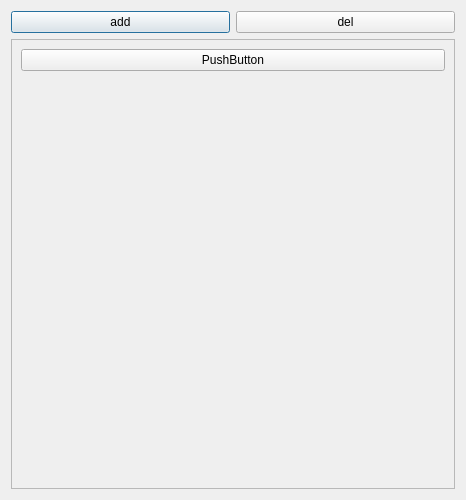
<?xml version="1.0" encoding="UTF-8"?>
<ui version="4.0">
 <class>exportGiDialog</class>
 <widget class="QDialog" name="exportGiDialog">
  <property name="geometry">
   <rect>
    <x>0</x>
    <y>0</y>
    <width>466</width>
    <height>500</height>
   </rect>
  </property>
  <property name="windowTitle">
   <string>Export GI</string>
  </property>
  <layout class="QGridLayout" name="gridLayout">
   <item row="0" column="0">
    <widget class="QPushButton" name="addBtn">
     <property name="text">
      <string>add</string>
     </property>
    </widget>
   </item>
   <item row="0" column="1">
    <widget class="QPushButton" name="delBtn">
     <property name="text">
      <string>del</string>
     </property>
    </widget>
   </item>
   <item row="1" column="0" colspan="2">
    <widget class="QScrollArea" name="scrollArea">
     <property name="widgetResizable">
      <bool>true</bool>
     </property>
     <widget class="QWidget" name="scrollAreaWidgetContents">
      <property name="geometry">
       <rect>
        <x>0</x>
        <y>0</y>
        <width>446</width>
        <height>451</height>
       </rect>
      </property>
      <layout class="QGridLayout" name="gridLayout_2">
       <item row="0" column="0">
        <widget class="QPushButton" name="pushButton">
         <property name="text">
          <string>PushButton</string>
         </property>
        </widget>
       </item>
       <item row="1" column="0">
        <spacer name="verticalSpacer">
         <property name="orientation">
          <enum>Qt::Vertical</enum>
         </property>
         <property name="sizeHint" stdset="0">
          <size>
           <width>20</width>
           <height>40</height>
          </size>
         </property>
        </spacer>
       </item>
      </layout>
     </widget>
    </widget>
   </item>
  </layout>
 </widget>
 <resources/>
 <connections/>
</ui>
